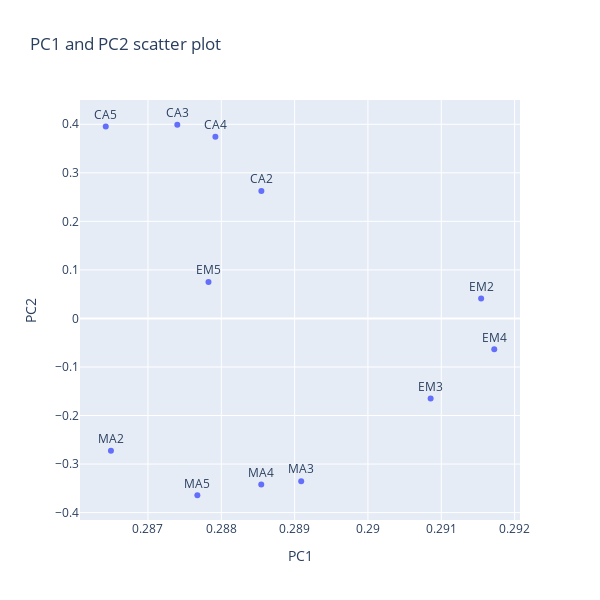

Write notebook code for a chart like this one.
### Code cell
# scatter plot
import plotly.express as px
fig = px.scatter(row_pca_components_df.iloc[0:2, 0:12].T,
                 x = "PC1", 
                 y = "PC2", 
                 title = "PC1 and PC2 scatter plot",
                 text = row_pca_components_df.columns[0:12].tolist()
                 )

fig.update_layout(
    width = 600,  # 設定寬度
    height = 600,  # 設定高度
)

fig.update_traces(textposition='top center')
fig.show()

### Figure 1 — Plotly figure (JSON) as saved in the notebook; plotly's stock layout.template omitted (floating-point values rounded to 4 significant figures)
{"data": [{"hovertemplate": "PC1=%{x}<br>PC2=%{y}<br>text=%{text}<extra></extra>", "legendgroup": "", "marker": {"color": "#636efa", "symbol": "circle"}, "mode": "markers+text", "name": "", "orientation": "v", "showlegend": false, "text": ["MA2", "EM2", "CA2", "MA3", "EM3", "CA3", "MA4", "EM4", "CA4", "MA5", "EM5", "CA5"], "textposition": "top center", "type": "scatter", "x": [0.2865, 0.2915, 0.2885, 0.2891, 0.2909, 0.2874, 0.2885, 0.2917, 0.2879, 0.2877, 0.2878, 0.2864], "xaxis": "x", "y": [-0.2728, 0.04133, 0.2626, -0.3354, -0.1649, 0.399, -0.3422, -0.06351, 0.3741, -0.3643, 0.07493, 0.3957], "yaxis": "y"}], "layout": {"height": 600, "legend": {"tracegroupgap": 0}, "title": {"text": "PC1 and PC2 scatter plot"}, "width": 600, "xaxis": {"anchor": "y", "domain": [0, 1], "title": {"text": "PC1"}}, "yaxis": {"anchor": "x", "domain": [0, 1], "title": {"text": "PC2"}}}}
